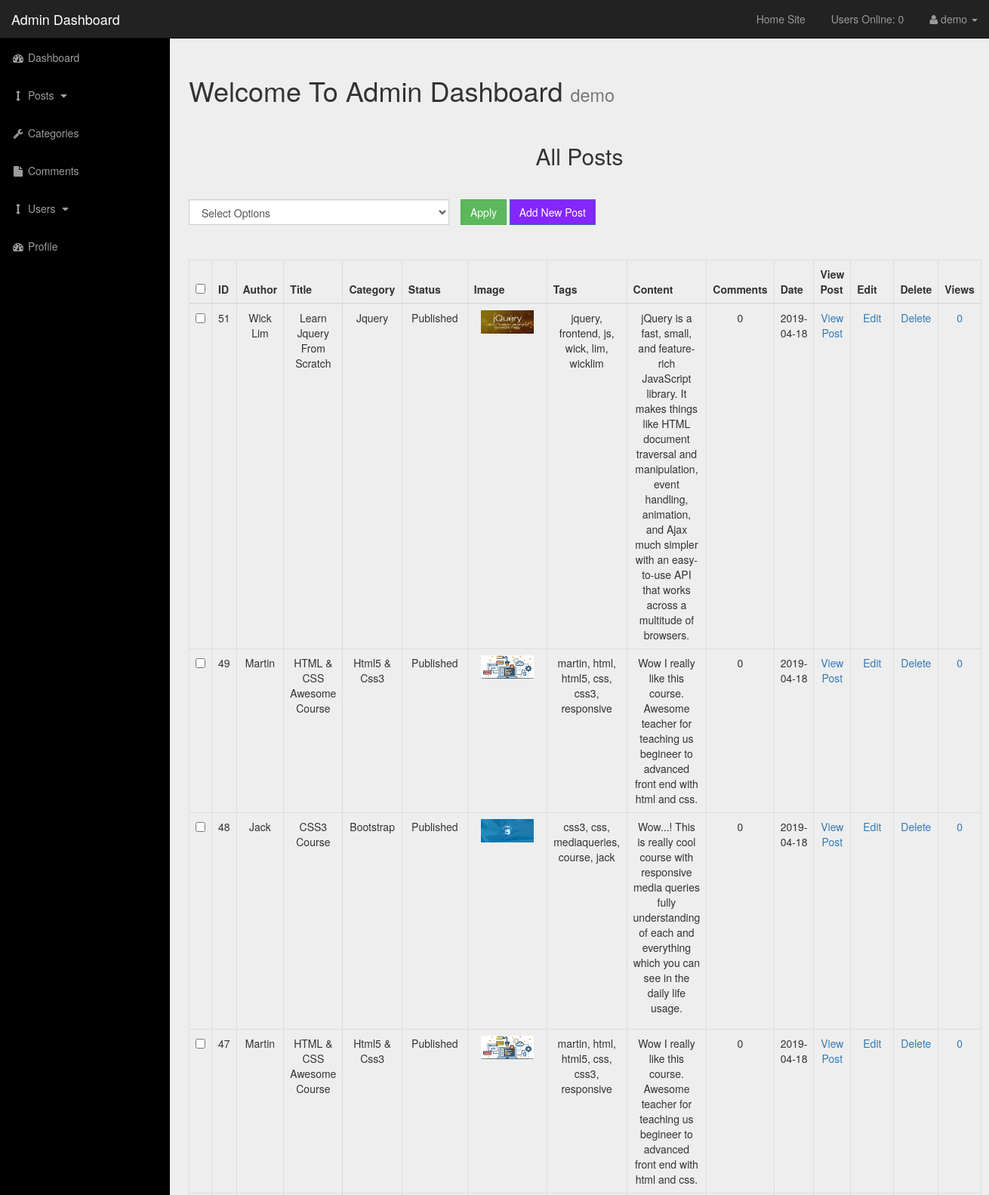
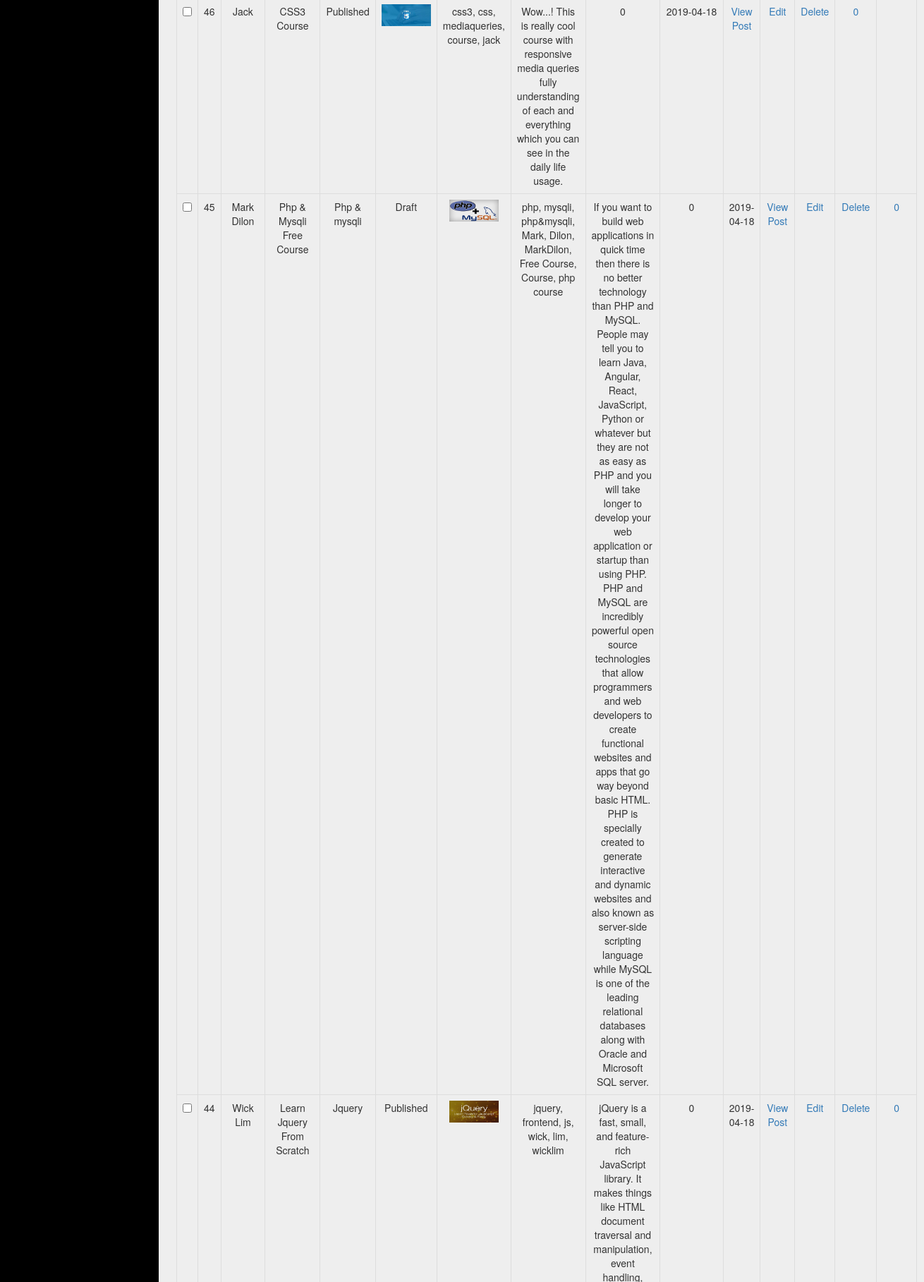
The app's page /admin/posts.php (signed in, upper part) with its own data (2 pictures, top to bottom).
### tables this page shows
CREATE TABLE `posts` (
  `post_id` int(3) NOT NULL,
  `post_category_id` int(3) NOT NULL,
  `post_title` varchar(255) NOT NULL,
  `post_author` varchar(255) NOT NULL,
  `post_date` date NOT NULL,
  `post_image` text NOT NULL,
  `post_content` text NOT NULL,
  `post_tags` varchar(500) NOT NULL,
  `post_comment_count` int(11) NOT NULL,
  `post_status` varchar(255) NOT NULL DEFAULT 'draft',
  `post_views_count` int(11) NOT NULL
);

CREATE TABLE `categories` (
  `cat_id` int(3) NOT NULL,
  `cat_title` varchar(255) NOT NULL
);

### admin/includes/view_all_posts.php (the view, shortened to what this page needs)
<h2 class="text-center">All Posts</h2><hr>
<div class="row">
    <div class="col-md-12">
    <?php if($_SESSION['user_role'] === 'Admin'): ?>
    <form action="" method="post">
        <table class="table table-bordered table-hover">
            <div class="col-md-4" id="bulkOptionContainer" style="padding:0;">
                <select name="bulkOptions" class="form-control" id="">
                    <option value="">Select Options</option>
                </select>
            </div>
            <div class="col-md-4">
                <input type="submit" class="btn btn-success" value="Apply">
                <a href="posts.php?source=add_post" class="btn btn-primary bg-voilet">Add New Post</a>
            </div><br><br><br>
    <?php endif; ?>
    <table class="table table-bordered table-hover">
            <thead>
                <tr>
                    <th><input type="checkbox" id="selectAllBoxes"></th>
                    <th>ID</th>
                    <th>Author</th>
                    <th>Title</th>
                    <th>Category</th>
                    <th>Status</th>
                    <th>Image</th>
                    <th>Tags</th>
                    <th>Content</th>
                    <th>Comments</th>
                    <th>Date</th>
                    <th>View Post</th>
                    <?php if($_SESSION['user_role'] === 'Admin'): ?>
                    <th>Edit</th>
                    <th>Delete</th>
                    <?php endif; ?>
                    <th>Views</th>
                </tr>
            </thead>
            <tbody>
                <?php
                    $sel_all_posts = "SELECT * FROM posts ORDER BY post_id DESC";
                    $sel_posts = mysqli_query($connection, $sel_all_posts);
                    while($row = mysqli_fetch_assoc($sel_posts)){
                        $post_id = $row['post_id'];
                        $post_author = $row['post_author'];
                        $post_title = $row['post_title'];
                        $post_category_id = $row['post_category_id'];
                        $post_status = $row['post_status'];
                        $post_image = $row['post_image'];
                        $post_tags = $row['post_tags'];
                        $post_content = $row['post_content'];
                        $post_comment_count = $row['post_comment_count'];
                        $post_date = $row['post_date'];
                        $post_views = $row['post_views_count'];
                        echo "<tr>";
                    ?>
                            <td><input type='checkbox' class='checkBoxes' name='checkBoxArray[]' value='<?php echo $post_id; ?>'></td>
                    <?php   echo "<td class='text-center'>$post_id</td>
                                <td class='text-center'>$post_author</td>
                                <td class='text-center'>$post_title</td>";
                        $sel_cat = "SELECT * FROM categories WHERE cat_id = $post_category_id";
                        $sel_cat_run = mysqli_query($connection, $sel_cat);
                        while($row = mysqli_fetch_assoc($sel_cat_run)){
                            $post_cat_title = $row['cat_title'];
                        echo "<td class='text-center'>". ucfirst($post_cat_title). "</td>";
                        }
                        echo "<td class='text-center'>$post_status</td>
                                <td class='text-center'><img src='../img/$post_image' alt='reload page' width='70' /></td>
                                <td class='text-center'>$post_tags</td>
                                <td class='text-center'>$post_content</td>
                                <td class='text-center'>$post_comment_count</td>
                                <td class='text-center'>$post_date</td>
                                <td class='text-center'><a href='../post.php?p_id=$post_id'>View Post</a></td>";
                            if($_SESSION['user_role'] === 'Admin'):
                             echo   "<td class='text-center'><a href='posts.php?source=edit_post&edit_post_id=$post_id'>Edit</a></td>
                                <td class='text-center'><a onClick=\"javascript:return confirm('Are you sure you want to delete');\" href='posts.php?delete_post_id=$post_id'>Delete</a></td>";
                            endif;
                               echo "<td class='text-center'><a href='posts.php?reset_views=$post_id'>$post_views</a></td>
                            </tr>";
                    }
                ?>
            </tbody>
        </table>
    </form>
    </div>
</div>

### admin/css/sb-admin.css (style rules this page uses)
body { margin-top: 100px; background-color: #eee; }
@media (min-width:768px) { body { margin-top: 50px; } }
#bulkOptionContainer { padding: 0 !important; }

### admin/css/styles.css (style rules this page uses)
.bg-voilet { background-color: #7000ffd6 !important; }
.form-control { border-radius: 0 !important; }
.btn { border-radius: 0 !important; }

### records on screen
posts: post_id "51", post_author "Wick Lim", post_title "Learn Jquery From Scratch", post_status "Published", post_image (picture), post_tags "jquery, frontend, js, wick, lim, wicklim", post_content "jQuery is a fast, small, and feature-rich JavaScript library. It makes things like HTML document traversal and manipulation, event handling, animation, and Ajax much simpler with an easy-to-use API that works across a multitude of browsers.", post_comment_count "0", post_date "2019-04-18", post_views_count "0"
categories: cat_title "Jquery"
posts: post_id "49", post_author "Martin", post_title "HTML & CSS Awesome Course", post_status "Published", post_image (picture), post_tags "martin, html, html5, css, css3, responsive", post_content "Wow I really like this course. Awesome teacher for teaching us begineer to advanced front end with html and css.", post_comment_count "0", post_date "2019-04-18", post_views_count "0"
categories: cat_title "Html5 & Css3"
posts: post_id "48", post_author "Jack", post_title "CSS3 Course", post_status "Published", post_image (picture), post_tags "css3, css, mediaqueries, course, jack", post_content "Wow...! This is really cool course with responsive media queries fully understanding of each and everything which you can see in the daily life usage.", post_comment_count "0", post_date "2019-04-18", post_views_count "0"
categories: cat_title "Bootstrap"
posts: post_id "47", post_author "Martin", post_title "HTML & CSS Awesome Course", post_status "Published", post_image (picture), post_tags "martin, html, html5, css, css3, responsive", post_content "Wow I really like this course. Awesome teacher for teaching us begineer to advanced front end with html and css.", post_comment_count "0", post_date "2019-04-18", post_views_count "0"
posts: post_id "46", post_author "Jack", post_title "CSS3 Course", post_status "Published", post_image (picture), post_tags "css3, css, mediaqueries, course, jack", post_content "Wow...! This is really cool course with responsive media queries fully understanding of each and everything which you can see in the daily life usage.", post_comment_count "0", post_date "2019-04-18", post_views_count "0"
posts: post_id "45", post_author "Mark Dilon", post_title "Php & Mysqli Free Course", post_status "Draft", post_image (picture), post_tags "php, mysqli, php&mysqli, Mark, Dilon, MarkDilon, Free Course, Course, php course", post_content "If you want to build web applications in quick time then there is no better technology than PHP and MySQL. People may tell you to learn Java, Angular, React, JavaScript, Python or whatever but they are not as easy as PHP and you will take longer to develop your web application or startup than using PHP. PHP and MySQL are incredibly powerful open source technologies that allow programmers and web developers to create functional websites and apps that go way beyond basic HTML. PHP is specially created to generate interactive and dynamic websites and also known as server-side scripting language while MySQL is one of the leading relational databases along with Oracle and Microsoft SQL server.", post_comment_count "0", post_date "2019-04-18", post_views_count "0"
categories: cat_title "Php & mysqli"
posts: post_id "44", post_author "Wick Lim", post_title "Learn Jquery From Scratch", post_status "Published", post_image (picture), post_tags "jquery, frontend, js, wick, lim, wicklim", post_comment_count "0", post_date "2019-04-18", post_views_count "0"

### other values on screen
users_online() "0"
$_SESSION['username'] "demo"
